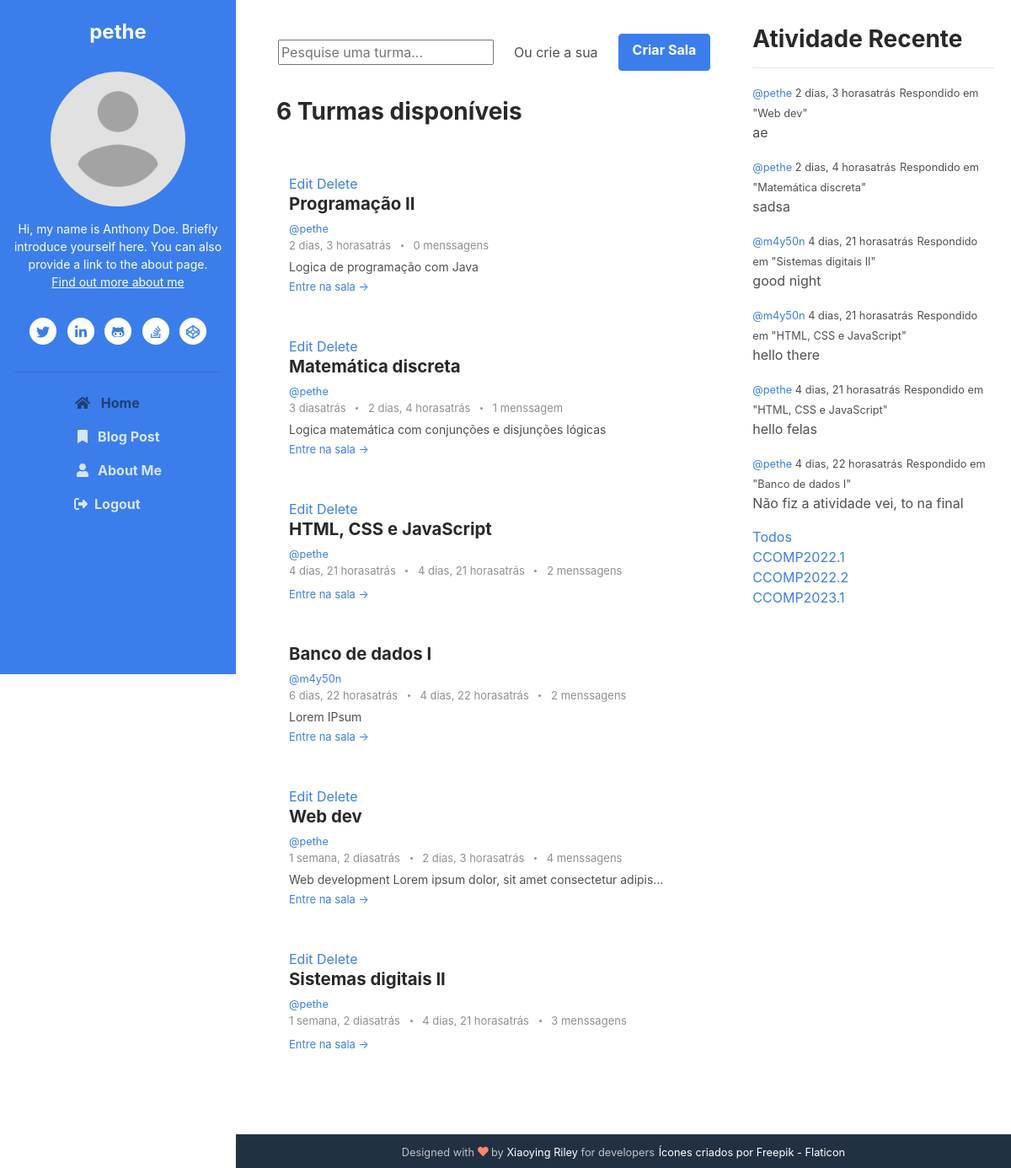
The app's page / (signed in) with its own data.
### base/models.py (models this page shows, shortened)
class Room(models.Model):
    host = models.ForeignKey(User, on_delete=models.SET_NULL, null=True)
    classe = models.ForeignKey(Classe, on_delete=models.SET_NULL, null=True)
    name = models.CharField(max_length=200)
    desc = models.TextField(null=True, blank=True)
    participants = models.ManyToManyField(
        User, related_name='participants', blank=True)
    updated = models.DateTimeField(auto_now=True)
    created = models.DateTimeField(auto_now_add=True)
    class Meta:
        ordering = ['-updated', '-created']
    def __str__(self):
        return self.name

class Message(models.Model):
    user = models.ForeignKey(User, on_delete=models.CASCADE)
    room = models.ForeignKey(Room, on_delete=models.CASCADE)
    body = models.TextField()
    update = models.DateTimeField(auto_now=True)
    created = models.DateTimeField(auto_now_add=True)

class Classe(models.Model):
    name = models.CharField(max_length=200)

### base/views.py (the view)
# urls.py: path('', views.home, name="home"),
def home(request):
    q = request.GET.get('q') if request.GET.get(
        'q') != None else ''
    rooms = Room.objects.filter(Q(classe__name__icontains=q) | Q(
        name__icontains=q) | Q(desc__icontains=q))
    classes = Classe.objects.all()
    room_count = rooms.count()
    room_messages = Message.objects.filter(
        Q(room__classe__name__icontains=q) | Q(
            room__name__icontains=q)).order_by('-created')
    recent_activity = room_messages[:6]
    context = {'rooms': rooms, 'classes': classes,
               'q': q, 'room_count': room_count, 'room_messages': room_messages,
               'recent_activity': recent_activity}
    return render(request, 'base/home.html', context)

### base/templates/base/home.html
{% extends 'main.html' %}
{% block content %}
	<div class="main-2-column">
		<div class="mt-4">
			<div class="m-2 my-md-3 d-flex justify-content-center align-items-center">
				<form action="" method="get">
					<input type="text" name="q" placeholder="Pesquise uma turma...">
				</form>
				<p class="mx-4 my-2">Ou crie a sua</p>
				<a class="btn btn-primary" href="{% url 'create-room' %}">Criar Sala</a>
			</div>
			<div>
				<h3 class="pl-5 pt-3">{{room_count}} Turmas disponíveis</h3>
				{% include 'base/feed_component.html' %}
			</div>
		</div>
		<div>
			{% include 'base/activity_component.html' %}
			{% include 'base/classes_component.html' %}
		</div>
	</div>
{% endblock content%}

### templates/navbar.html (shortened to what this page needs)
{% load static %}
<header class="header text-center">
    {% if user.is_authenticated %}
        <h1 class="blog-name pt-lg-4 mb-0"><a href="{% url 'user-profile' user.id %}">{{user}} </a></h1>
        <nav class="navbar navbar-expand-lg navbar-dark" >
                <div id="navigation" class="collapse navbar-collapse flex-column" >
                    <div class="profile-section pt-3 pt-lg-0">
                        <img class="profile-image mb-3 rounded-circle mx-auto" src="{% static 'images/profile.png' %}" alt="image" >
                        <div class="bio mb-3">Hi, my name is Anthony Doe. Briefly introduce yourself here. You can also provide a link to the about page.<br><a href="about.html">Find out more about me</a></div>
                        <ul class="social-list list-inline py-3 mx-auto">
                            <li class="list-inline-item"><a href="#"><i class="fab fa-twitter fa-fw"></i></a></li>
                            <li class="list-inline-item"><a href="#"><i class="fab fa-linkedin-in fa-fw"></i></a></li>
                            <li class="list-inline-item"><a href="#"><i class="fab fa-github-alt fa-fw"></i></a></li>
                            <li class="list-inline-item"><a href="#"><i class="fab fa-stack-overflow fa-fw"></i></a></li>
                            <li class="list-inline-item"><a href="#"><i class="fab fa-codepen fa-fw"></i></a></li>
                        </ul>
                        <hr>
                    </div>
                    <ul class="navbar-nav flex-column text-left">
                        <li class="nav-item active">
                            <a class="nav-link" href="{% url 'home' %}"><i class="fas fa-home fa-fw mr-2"></i> Home <span class="sr-only">(current)</span></a>
                        </li>
                        <li class="nav-item">
                            <a class="nav-link" href="blog-post.html"><i class="fas fa-bookmark fa-fw mr-2"></i>Blog Post</a>
                        </li>
                        <li class="nav-item">
                            <a class="nav-link" href="about.html"><i class="fas fa-user fa-fw mr-2"></i>About Me</a>
                        </li>
                        <li class="nav-item">
                            <a class="nav-link" href="{% url 'logout' %}"><i class="fa-solid fa-right-from-bracket mr-2"></i>Logout</a>
                        </li>
                    </ul>
                </div>
        </nav>
    {% endif %}
</header>

### base/templates/base/feed_component.html
{% load humanize %}
<section class="blog-list px-3 py-5 p-md-5 ">
    <div class="container">
        {% for room in rooms %}
            {% if request.user == room.host %}
                <a href="{% url 'update-room' room.id%}">Edit</a>
                <a href="{% url 'delete-room' room.id%}">Delete</a>
            {% endif %}
            <div class="item mb-5">
                <div class="media">
                    <div class="media-body">
                        <h3 class="title mb-1"><a href="{% url 'room' room.id%}">{{room.name}}</a></h3>
                        <small><a href="{% url 'user-profile' room.host.id %}">@{{room.host.username}}</a></small>
                        <div class="meta mb-1"><span class="date">
                            {{room.created|naturaltime}}
                        </span>
                            {% if room.message_set.all.count > 0 %}
                            <span class="time">
                            {% for m in room.message_set.all %}
                                {% if forloop.last %}
                                {{m.created|naturaltime}}
                                {% endif %}
                            {% endfor%}
                            </span>
                            {% endif %}
                            <span class="comment">
                                <a href="#">
                                    {{room.message_set.all.count}}
                                {% if room.message_set.all.count > 1 or room.message_set.all.count == 0%}
                                    menssagens
                                {% else %}
                                    menssagem
                                {% endif %}
                                </a>
                            </span>
                        </div>
                        <div class="intro">{{room.desc|truncatechars:70}}</div>
                        <a class="more-link" href="{% url 'room' room.id%}">Entre na sala &rarr;</a>
                    </div>
                </div>
            </div>
        {% endfor %}
    </div>
</section>

### base/templates/base/activity_component.html (shortened to what this page needs)
{% load humanize %}
<div class="recent-container">
	<h3>Atividade Recente</h3>
	<hr />
	{% for message in recent_activity%}
	<div>
		<small
			><a href="{% url 'user-profile' message.user.id%}">@{{message.user}} </a>
			{{message.created|naturaltime}}</small
		>
		<small>Respondido em "{{message.room}}"</small>
		<p>{{message.body|truncatechars:50}}</p>
	</div>
	{% endfor %}
</div>

### base/templates/base/classes_component.html
<a href="{% url 'home' %}">Todos</a>
{% for classe in classes %}
    <div>
        <a href="{% url 'home' %}?q={{classe.name}}">{{classe.name}}</a>
    </div>
{% endfor %}

### static/styles/main.css (style rules this page uses)
.main-2-column { display: grid; grid-template-columns: 3fr 1.5fr; }

### base/templates/base/activity_component.html (style rules this page uses)
.recent-container { padding: 30px 20px 0px 0px; }

### records on screen
Room: shows "Edit", name "Programação II", host.username "pethe", created "2 dias, 3 horasatrás", message_set.all.count "0", shows "menssagens", desc "Logica de programação com Java"
Room: shows "Edit", name "Matemática discreta", host.username "pethe", created "3 diasatrás", message_set.all.count "1", shows "menssagem", desc "Logica matemática com conjunções e disjunções lógicas"
Message: created "2 dias, 4 horasatrás", user "pethe", room "Matemática discreta", body "sadsa"
Room: shows "Edit", name "HTML, CSS e JavaScript", host.username "pethe", created "4 dias, 21 horasatrás", message_set.all.count "2", shows "menssagens"
Message: created "4 dias, 21 horasatrás", user "m4y50n", room "HTML, CSS e JavaScript", body "hello there"
Room: name "Banco de dados I", host.username "m4y50n", created "6 dias, 22 horasatrás", message_set.all.count "2", shows "menssagens", desc "Lorem IPsum"
Message: created "4 dias, 22 horasatrás", user "pethe", room "Banco de dados I", body "Não fiz a atividade vei, to na final"
Room: shows "Edit", name "Web dev", host.username "pethe", created "1 semana, 2 diasatrás", message_set.all.count "4", shows "menssagens", desc "Web development Lorem ipsum dolor, sit amet consectetur adipis…"
Message: created "2 dias, 3 horasatrás", user "pethe", room "Web dev", body "ae"
Room: shows "Edit", name "Sistemas digitais II", host.username "pethe", created "1 semana, 2 diasatrás", message_set.all.count "3", shows "menssagens"
Message: created "4 dias, 21 horasatrás", user "m4y50n", room "Sistemas digitais II", body "good night"
Message: user "pethe", created "4 dias, 21 horasatrás", room "HTML, CSS e JavaScript", body "hello felas"
Classe: name "CCOMP2022.1"
Classe: name "CCOMP2022.2"
Classe: name "CCOMP2023.1"

### other values on screen
{{ user }} "pethe"
{{ room_count }} "6"
